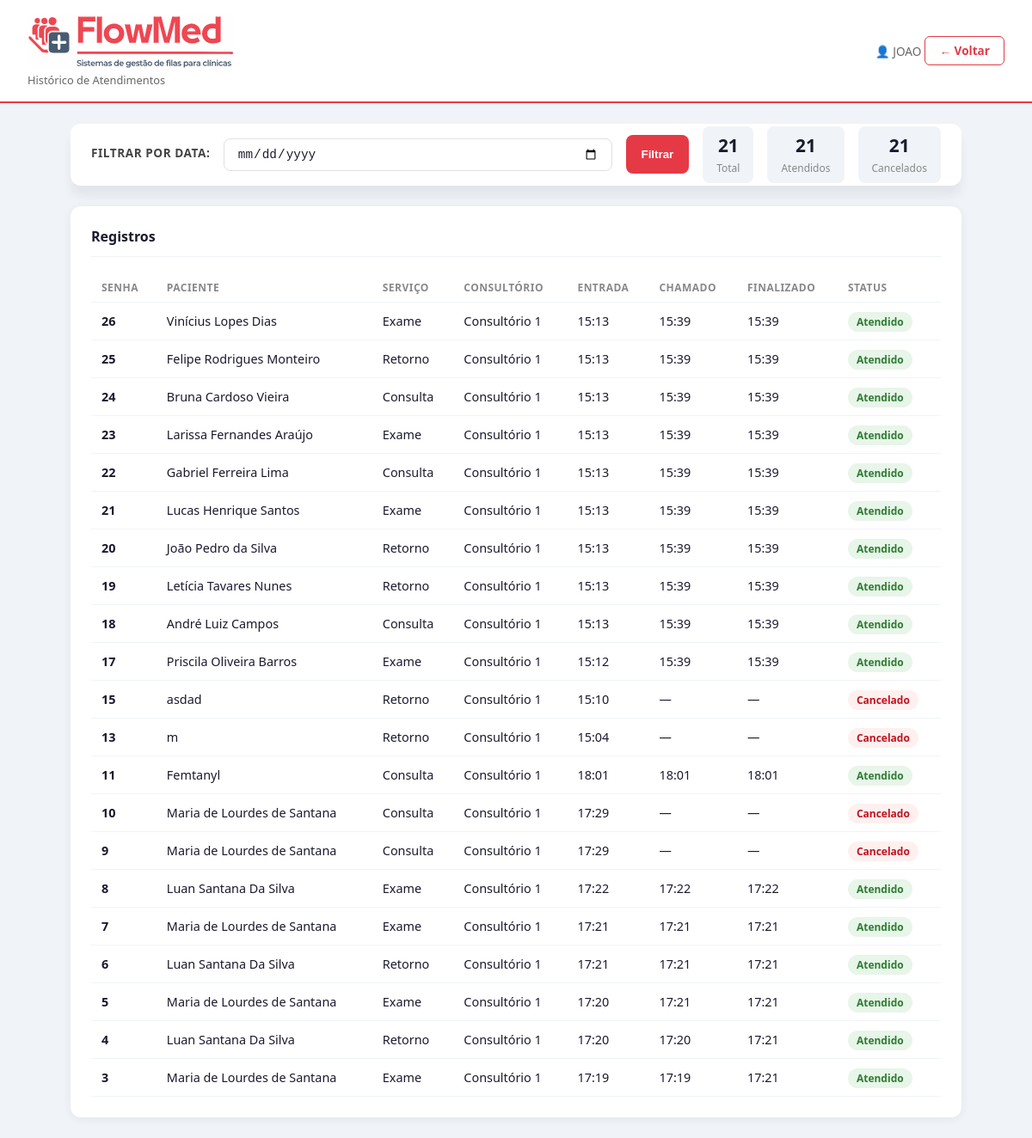
The page /historico/ (signed in) on the database its author committed.
### atendimento_app/models.py (models this page shows, shortened)
class Senha(models.Model):
    TIPO_SERVICO_CHOICES = [
        ('consulta', 'Consulta'),
        ('exame', 'Exame'),
        ('retorno', 'Retorno'),
    ]
    PRIORIDADE_CHOICES=[
        ('minima', 'Minima'),
        ('baixa', 'Baixa'),
        ('media', 'Media'),
        ('alta', 'Alta'),
        ('maxima', 'Maxima')
    ]
    STATUS_CHOICES =[
        ('aguardando_recepcao', 'Aguardando Recepção'),
        ('aguardando_consultorio', 'Aguardando Consultório'),
        ('chamado', 'Chamado'),
        ('atendido', 'Atendido'),
        ('cancelado', 'Cancelado'),
    ]
    nome_paciente = models.CharField(max_length=100, unique=False)
    consultorio = models.ForeignKey(Consultorio, on_delete=models.SET_NULL, null=True, blank=True)
    numero = models.PositiveBigIntegerField(unique=True, editable=False)
    tipo_servico = models.CharField(max_length=20, choices=TIPO_SERVICO_CHOICES)
    prioridade = models.CharField(max_length=20, choices=PRIORIDADE_CHOICES, default='media')
    status = models.CharField(max_length=30, choices=STATUS_CHOICES, default='aguardando_recepcao')
    criado_em = models.DateTimeField(auto_now_add=True)
    chamado_recepcao = models.DateTimeField(null=True,blank=True)
    chamado_consultorio = models.DateTimeField(null=True,blank=True)
    finalizado_em= models.DateTimeField(null=True, blank=True)
    class Meta:
        verbose_name = 'Senha'
        verbose_name_plural = 'Senhas'
        ordering = ['-prioridade', 'criado_em']

class Consultorio(models.Model):
    nome = models.CharField(max_length=50)
    profissional = models.ForeignKey(User, on_delete=models.SET_NULL,null=True, blank=True)
    ativo = models.BooleanField(default=True)
    class Meta:
            verbose_name = 'Consultório'
            verbose_name_plural = 'Consultórios'
            ordering = ['nome']
    def __str__(self):
        return self.nome

### atendimento_app/views.py (the view)
# urls.py: path('historico/', views.historico, name='historico'),
@login_required
def historico(request):
    try:
        if request.user.perfil.tipo not in ['recepcionista', 'medico']:
            return redirect('/admin/')
    except Perfil.DoesNotExist:
        return redirect('/admin/')
    data_filtro = request.GET.get('data', '').strip()
    senhas =Senha.objects.filter(
        status__in=['atendido','cancelado']
    ).order_by('-criado_em')
    if request.user.perfil.tipo == 'medico':
        senhas = senhas.filter(consultorio=request.user.perfil.consultorio)
    if data_filtro:
        senhas = senhas.filter(criado_em__date=data_filtro)
    contexto ={
        'senhas':senhas,
        'data_filtro':data_filtro
    }
    return render(request, 'historico.html',contexto)

### atendimento_app/templates/historico.html (shortened to what this page needs)
{% load static %}
<!DOCTYPE html>
<html lang="pt-br">
<head>
  <link rel="stylesheet" href="{% static 'css/historico.css' %}">
</head>
<body>
<header>
  <div class="header-left">
    <div>
      <img src="{% static 'images/FlowMedRed.svg' %}" alt="FlowMed" width=240">
      <small>Histórico de Atendimentos</small>
    </div>
  </div>
  <div class="header-right">
    <span class="usuario-badge">👤 {{ request.user.get_full_name|default:request.user.username }}</span>
    {% if request.user.perfil.tipo == 'recepcionista' %}
      <a href="{% url 'atendimento_app:painel_recepcao' %}" class="btn-voltar">← Voltar</a>
    {% else %}
      <a href="{% url 'atendimento_app:painel_consultorio' %}" class="btn-voltar">← Voltar</a>
    {% endif %}
  </div>
</header>
<div class="container">
  <form method="GET" action="{% url 'atendimento_app:historico' %}">
    <div class="filtro">
      <label>Filtrar por data:</label>
      <input type="date" name="data" value="{{ data_filtro }}">
      <button type="submit">Filtrar</button>
      <div class="resumo">
        <div class="resumo-item">
          <strong>{{ senhas|dictsortreversed:"status"|length }}</strong>
          <small>Total</small>
        </div>
        <div class="resumo-item">
          <strong>{{ senhas|dictsort:"status"|length }}</strong>
          <small>Atendidos</small>
        </div>
        <div class="resumo-item">
          <strong>{{ senhas|dictsortreversed:"status"|length }}</strong>
          <small>Cancelados</small>
        </div>
      </div>
    </div>
  </form>
  <div class="card">
    <h2>Registros</h2>
    <table>
      <thead>
        <tr>
          <th>Senha</th>
          <th>Paciente</th>
          <th>Serviço</th>
          <th>Consultório</th>
          <th>Entrada</th>
          <th>Chamado</th>
          <th>Finalizado</th>
          <th>Status</th>
        </tr>
      </thead>
      <tbody>
        {% for senha in senhas %}
        <tr>
          <td><strong>{{ senha.numero }}</strong></td>
          <td>{{ senha.nome_paciente }}</td>
          <td>{{ senha.get_tipo_servico_display }}</td>
          <td>{{ senha.consultorio|default:"—" }}</td>
          <td>{{ senha.criado_em|time:"H:i" }}</td>
          <td>{{ senha.chamado_consultorio|time:"H:i"|default:"—" }}</td>
          <td>{{ senha.finalizado_em|time:"H:i"|default:"—" }}</td>
          <td>
            <span class="badge badge-{{ senha.status }}">
              {{ senha.get_status_display }}
            </span>
          </td>
        </tr>
        {% empty %}
        <tr>
          <td colspan="8" class="empty">Nenhum registro encontrado</td>
        </tr>
        {% endfor %}
      </tbody>
    </table>
  </div>
</div>
</body>
</html>

### atendimento_app/static/css/historico.css (style rules this page uses)
* { box-sizing: border-box; margin: 0; padding: 0; }
body { font-family: 'Segoe UI', sans-serif; background: #f0f4f8; min-height: 100vh; }
header { background: white; border-bottom: 2px solid #e63946; padding: 1rem 2rem; display: flex; align-items: center; justify-content: space-between; }
.header-left { display: flex; align-items: center; gap: 0.75rem; }
.header-left small { font-size: 0.8rem; color: #666; display: block; }
.container { max-width: 1100px; margin: 0 auto; padding: 1.5rem 2rem; }
.card { background: white; border-radius: 12px; padding: 1.5rem; box-shadow: 0 2px 12px rgba(0,0,0,0.06); }
.card h2 { font-size: 1rem; font-weight: 700; color: #1a1a2e; margin-bottom: 1.2rem; border-bottom: 1.5px solid #f0f4f8; padding-bottom: 0.75rem; }
label { display: block; font-size: 0.75rem; font-weight: 600; color: #444; margin-bottom: 4px; text-transform: uppercase; letter-spacing: 0.04em; }
input, select { width: 100%; padding: 0.65rem 0.9rem; border: 1.5px solid #e0e0e0; border-radius: 8px; font-size: 0.9rem; color: #1a1a2e; outline: none; margin-bottom: 1rem; background: white; }
table { width: 100%; border-collapse: collapse; }
thead th { font-size: 0.75rem; font-weight: 700; color: #888; text-transform: uppercase; letter-spacing: 0.04em; padding: 0.5rem 0.75rem; text-align: left; border-bottom: 1.5px solid #f0f4f8; }
tbody td { padding: 0.75rem; font-size: 0.9rem; color: #1a1a2e; border-bottom: 1px solid #f0f4f8; }
.badge { padding: 3px 10px; border-radius: 20px; font-size: 0.75rem; font-weight: 600; }
.filtro { background: white; border-radius: 12px; padding: 0.2rem 1.5rem; box-shadow: 0 12px 12px rgba(0,0,0,0.06); margin-bottom: 1.5rem; display: flex; align-items: center; gap: 1rem; }
.filtro label { font-size: 0.85rem; font-weight: 600; color: #444; white-space: nowrap; }
.filtro input { display: block; margin: 0 auto; padding: 0.55rem 0.9rem; border: 1.5px solid #e0e0e0; border-radius: 8px; font-size: 0.9rem; outline: none; }
.filtro button { padding: 0.95rem 1.12rem; background: #e63946; color: white; border: none; border-radius: 8px; font-weight: 600; cursor: pointer; }
.resumo { display: flex; gap: 1rem; margin-left: auto; }
.resumo-item { text-align: center; background: #f0f4f8; border-radius: 8px; padding: 0.5rem 1rem; }
.resumo-item strong { display: block; font-size: 1.3rem; color: #1a1a2e; }
.resumo-item small { font-size: 0.75rem; color: #888; }
.badge-atendido { background: #e8f5e9; color: #2e7d32; }
.badge-cancelado { background: #fff0f0; color: #c1121f; }
.btn-voltar { background: none; border: 1.5px solid #e63946; color: #e63946; padding: 0.4rem 1rem; border-radius: 6px; font-size: 0.85rem; font-weight: 600; text-decoration: none; }
.usuario-badge { font-size: 0.85rem; color: #666; }

### rows shown on the page
Senha: numero "26", nome_paciente "Vinícius Lopes Dias", tipo_servico "Exame", consultorio "Consultório 1", criado_em "15:13", chamado_consultorio "15:39", finalizado_em "15:39", status "Atendido"
Senha: numero "25", nome_paciente "Felipe Rodrigues Monteiro", tipo_servico "Retorno", consultorio "Consultório 1", criado_em "15:13", chamado_consultorio "15:39", finalizado_em "15:39", status "Atendido"
Senha: numero "24", nome_paciente "Bruna Cardoso Vieira", tipo_servico "Consulta", consultorio "Consultório 1", criado_em "15:13", chamado_consultorio "15:39", finalizado_em "15:39", status "Atendido"
Senha: numero "23", nome_paciente "Larissa Fernandes Araújo", tipo_servico "Exame", consultorio "Consultório 1", criado_em "15:13", chamado_consultorio "15:39", finalizado_em "15:39", status "Atendido"
Senha: numero "22", nome_paciente "Gabriel Ferreira Lima", tipo_servico "Consulta", consultorio "Consultório 1", criado_em "15:13", chamado_consultorio "15:39", finalizado_em "15:39", status "Atendido"
Senha: numero "21", nome_paciente "Lucas Henrique Santos", tipo_servico "Exame", consultorio "Consultório 1", criado_em "15:13", chamado_consultorio "15:39", finalizado_em "15:39", status "Atendido"
Senha: numero "20", nome_paciente "João Pedro da Silva", tipo_servico "Retorno", consultorio "Consultório 1", criado_em "15:13", chamado_consultorio "15:39", finalizado_em "15:39", status "Atendido"
Senha: numero "19", nome_paciente "Letícia Tavares Nunes", tipo_servico "Retorno", consultorio "Consultório 1", criado_em "15:13", chamado_consultorio "15:39", finalizado_em "15:39", status "Atendido"
Senha: numero "18", nome_paciente "André Luiz Campos", tipo_servico "Consulta", consultorio "Consultório 1", criado_em "15:13", chamado_consultorio "15:39", finalizado_em "15:39", status "Atendido"
Senha: numero "17", nome_paciente "Priscila Oliveira Barros", tipo_servico "Exame", consultorio "Consultório 1", criado_em "15:12", chamado_consultorio "15:39", finalizado_em "15:39", status "Atendido"
Senha: numero "15", nome_paciente "asdad", tipo_servico "Retorno", consultorio "Consultório 1", criado_em "15:10", chamado_consultorio "—", finalizado_em "—", status "Cancelado"
Senha: numero "13", nome_paciente "m", tipo_servico "Retorno", consultorio "Consultório 1", criado_em "15:04", chamado_consultorio "—", finalizado_em "—", status "Cancelado"
Senha: numero "11", nome_paciente "Femtanyl", tipo_servico "Consulta", consultorio "Consultório 1", criado_em "18:01", chamado_consultorio "18:01", finalizado_em "18:01", status "Atendido"
Senha: numero "10", nome_paciente "Maria de Lourdes de Santana", tipo_servico "Consulta", consultorio "Consultório 1", criado_em "17:29", chamado_consultorio "—", finalizado_em "—", status "Cancelado"
Senha: numero "9", nome_paciente "Maria de Lourdes de Santana", tipo_servico "Consulta", consultorio "Consultório 1", criado_em "17:29", chamado_consultorio "—", finalizado_em "—", status "Cancelado"
Senha: numero "8", nome_paciente "Luan Santana Da Silva", tipo_servico "Exame", consultorio "Consultório 1", criado_em "17:22", chamado_consultorio "17:22", finalizado_em "17:22", status "Atendido"
Senha: numero "7", nome_paciente "Maria de Lourdes de Santana", tipo_servico "Exame", consultorio "Consultório 1", criado_em "17:21", chamado_consultorio "17:21", finalizado_em "17:21", status "Atendido"
Senha: numero "6", nome_paciente "Luan Santana Da Silva", tipo_servico "Retorno", consultorio "Consultório 1", criado_em "17:21", chamado_consultorio "17:21", finalizado_em "17:21", status "Atendido"
Senha: numero "5", nome_paciente "Maria de Lourdes de Santana", tipo_servico "Exame", consultorio "Consultório 1", criado_em "17:20", chamado_consultorio "17:21", finalizado_em "17:21", status "Atendido"
Senha: numero "4", nome_paciente "Luan Santana Da Silva", tipo_servico "Retorno", consultorio "Consultório 1", criado_em "17:20", chamado_consultorio "17:20", finalizado_em "17:21", status "Atendido"
Senha: numero "3", nome_paciente "Maria de Lourdes de Santana", tipo_servico "Exame", consultorio "Consultório 1", criado_em "17:19", chamado_consultorio "17:19", finalizado_em "17:21", status "Atendido"

### other values the page prints
{{ request.user.get_full_name|default:request.user.username }} "JOAO"
{{ senhas|dictsortreversed:"status"|length }} "21"
{{ senhas|dictsort:"status"|length }} "21"
